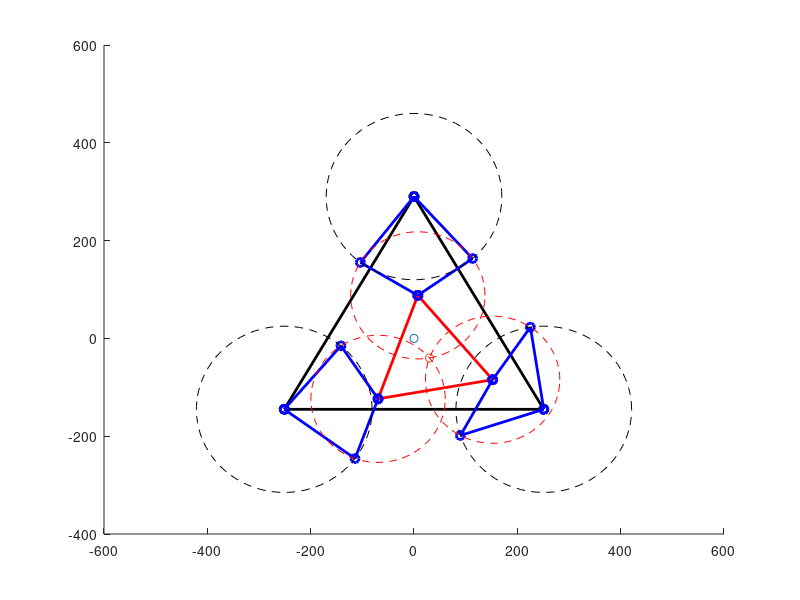

Reproduce this figure in MATLAB.
clear all;
clc;
clf;

rbase = 290;
rplat = 130;
ra = 170;
L = 130;
N=3;
samples=100;

%%%% User input
Xc = 30;
Yc = -40;
a = 10;

%% Create triangles
PB = zeros(N+1, 2);
PP = zeros(N+1, 2);
PP_pb = zeros(N, 2);
M_pb = zeros(2,2);
M = zeros(N, 2);
M = cat(3, M, zeros(N, 2));
cr = [];
cb = [];
Rpb_b = [];
Tpb_b = [];
LEG_r = [];
LEG_l = [];
theta = [];
for i=1:N
    PB(i,1)=rbase*cos(2*pi/N*i-pi/6);
    PB(i,2)=rbase*sin(2*pi/N*i-pi/6);
    PP(i,1)=rplat*cos(2*pi/N*i-pi/6 + deg2rad(a)) + Xc;
    PP(i,2)=rplat*sin(2*pi/N*i-pi/6 + deg2rad(a)) + Yc;
    
    alpha=2*pi/N*i-4*pi/3;
    Rpb_b=cat(3, Rpb_b, [cos(alpha) -sin(alpha);sin(alpha) cos(alpha)]);
    Tpb_b=cat(3, Tpb_b, [Rpb_b(:,:,i) PB(i,:)'; 0 0 1]);
    aux =(inv(Tpb_b(:,:,i))*[PP(i,:)';1])';
    PP_pb(i,:) = aux(1:2);
    
    e1 = -2*PP_pb(i,2)*ra;
    e2 = -2*PP_pb(i,1)*ra;
    e3 = PP_pb(i,1)^2 + PP_pb(i,2)^2 + ra^2 - L^2;

    t1 = (-e1+sqrt(e1^2 + e2^2 - e3^2))/(e3-e2);
    t2 = (-e1-sqrt(e1^2 + e2^2 - e3^2))/(e3-e2);
    
    st1 = (2*t1)/(1+t1^2);
    ct1 = (1-t1^2)/(1+t1^2);
    
    st2 = (2*t2)/(1+t2^2);
    ct2 = (1-t2^2)/(1+t2^2);
    
    theta1 = atan2(st1,ct1);
    theta2 = atan2(st2,ct2);
    
    theta = cat(1, theta, [theta1 theta2]);
    
    M_pb(i, 1) = ra*cos(theta1);
    M_pb(i, 2) = ra*sin(theta1);
    aux=Tpb_b(:,:,i)*[M_pb(i, :)';1];
    aux(3)=[];
    M(i,:,1)=aux';
    LEG_r=cat(3, LEG_r, [PB(i,:);M(i,:,1);PP(i,:)]);
    
    M_pb(i, 1) = ra*cos(theta2);
    M_pb(i, 2) = ra*sin(theta2);
    aux=Tpb_b(:,:,i)*[M_pb(i, :)';1];
    aux(3)=[];
    M(i,:,2)=aux';
    LEG_l=cat(3, LEG_l, [PB(i,:);M(i,:,2);PP(i,:)]);
end
PB(N+1,1)=PB(1,1);
PB(N+1,2)=PB(1,2);
PP(N+1,1)=PP(1,1);
PP(N+1,2)=PP(1,2);

%% Plot 1
fig1 = figure(1);
hold on
plot(PB(:, 1), PB(:, 2), 'ko-', 'Linewidth',2)
plot(PP(:, 1), PP(:, 2), 'ro-', 'Linewidth',2)
scatter([0], [0], 'kx')
scatter([Xc], [Yc], 'rx')
for i=1:N
    plot(LEG_r(:,1,i), LEG_r(:,2,i), 'bo-','Linewidth',2)
    plot(LEG_l(:,1,i), LEG_l(:,2,i), 'bo-','Linewidth',2)
end

aux=linspace(0, 2*pi, samples);
for i=1:N
    cr=cat(3,cr,[L*cos(aux) + PP(i, 1);L*sin(aux) + PP(i, 2)]);
    cb=cat(3,cb,[ra*cos(aux) + PB(i, 1);ra*sin(aux) + PB(i, 2)]);
    plot(cr(1,:,i), cr(2,:,i), 'r--')
    plot(cb(1,:,i), cb(2,:,i), 'k--')
end
hold off

